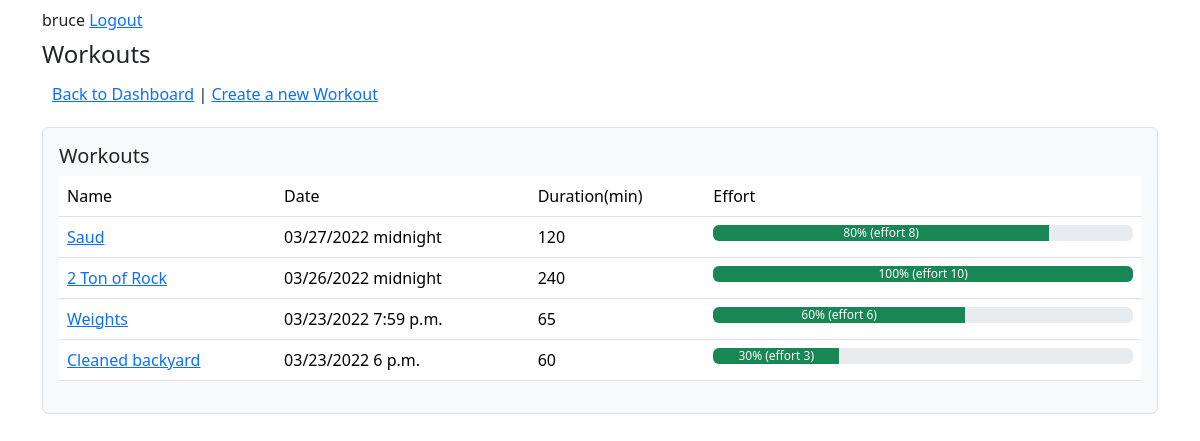
Page /workouts/ (signed in) on the earlier database version.
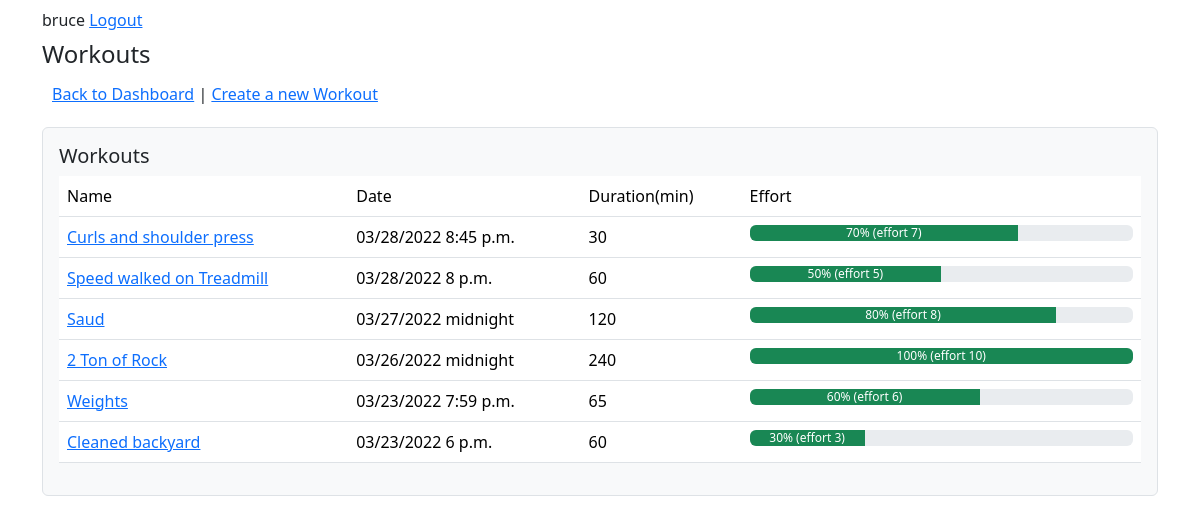
Same page on the later database version.
### workouts/models.py (models this page shows)
class Workout(models.Model):
    profile = models.ForeignKey(
        Profile, on_delete=models.CASCADE, related_name="workouts"
    )
    name = models.CharField(max_length=255)
    workout_datetime = models.DateTimeField()
    duration = models.IntegerField(default=0)
    effort = models.IntegerField(default=5, choices=((x, str(x)) for x in range(1, 11)))
    def pct(self):
        return int(round(100.0 * (self.effort / 10.0), 0))

### workouts/views.py (the view)
# urls.py: path("", views.HomeView.as_view(), name="home"),
class HomeView(SecureView):
    def get(self, request):
        return render(
            request, "workouts/home.html", {"workouts": workouts_for_me(request.user)}
        )

### workouts/views.py (called while the page is built)
def workouts_for_me(user):
    return user.profile.workouts.order_by("-workout_datetime")

### workouts/templates/workouts/home.html
{% extends 'layout.html' %}
{% block body %}
  <h4>Workouts</h4>
  <div class="menu-wrapper">
  <a href="{% url 'dashboard:home'%}">Back to Dashboard</a> |
  <a href="{% url 'workouts:create_workout' %}">Create a new Workout</a>
  </div>
  <div class="border my-3 p-3 bg-light rounded">
  <h5>Workouts</h5>
  {% if workouts  %}
  <div class="table-responsive">
  <table class="table">
    <thead>
        <tr>
            <td>Name</td>
            <td>Date</td>
            <td>Duration(min)</td>
            <td>Effort</td>
        </tr>
    </thead>
    {% for w in workouts %}
      <tr>
          <td><a href="{% url 'workouts:update_workout' w.id %}">{{ w.name }}</a></td>
          <td>{{ w.workout_datetime | date:"SHORT_DATETIME_FORMAT"}}</td>
          <td>{{ w.duration }}</td>
          <td style="min-width: 300px;">
            <div class="progress">
              <div class="progress-bar bg-success" role="progressbar" style="width: {{w.pct}}%" aria-valuenow="25" aria-valuemin="0" aria-valuemax="100">
                {{w.pct}}%  (effort {{w.effort}})
              </div>
            </div>
          </td>
      </tr>
    {% endfor %}
  </table>
</div>
  {% else %}
    <h2 class="text-muted">Let's create a new workout today!</h2>
  {% endif %}
</div>
{% endblock body %}

### templates/layout.html (shortened to what this page needs)
{% load bootstrap5 %}
{% load static %}
<!doctype html>
<html lang="en">
<head>
  {% bootstrap_css %}
  <link rel="stylesheet" type="text/css" href="{% static 'base.css' %}">
  <link rel="stylesheet" href="{% static 'flatpickr.min.css'%}">
</head>
<body>
  <div id="main" class="container">
    {% if view.template_name != "registration/login.html"  %}
    {% include '_signon.html' %}
    {% endif %}
    {% block body %}{% endblock body %}
  </div>
</body>
</html>

### templates/_signon.html
<div class="my-2">
{% if user.is_authenticated %}
 {{user.username}} <a href="{% url 'logout' %}">Logout</a>
{% else %}
<a href="{% url 'login' %}">Login</a>
{% endif %}
</div>

### static/base.css (style rules this page uses)
.menu-wrapper { padding: 5px; margin: 5px; }

Differences in the rows shown:
added Workout: name "Curls and shoulder press", workout_datetime "03/28/2022 8:45 p.m.", duration "30", pct "70", effort "7"
added Workout: name "Speed walked on Treadmill", workout_datetime "03/28/2022 8 p.m.", duration "60", pct "50", effort "5"
